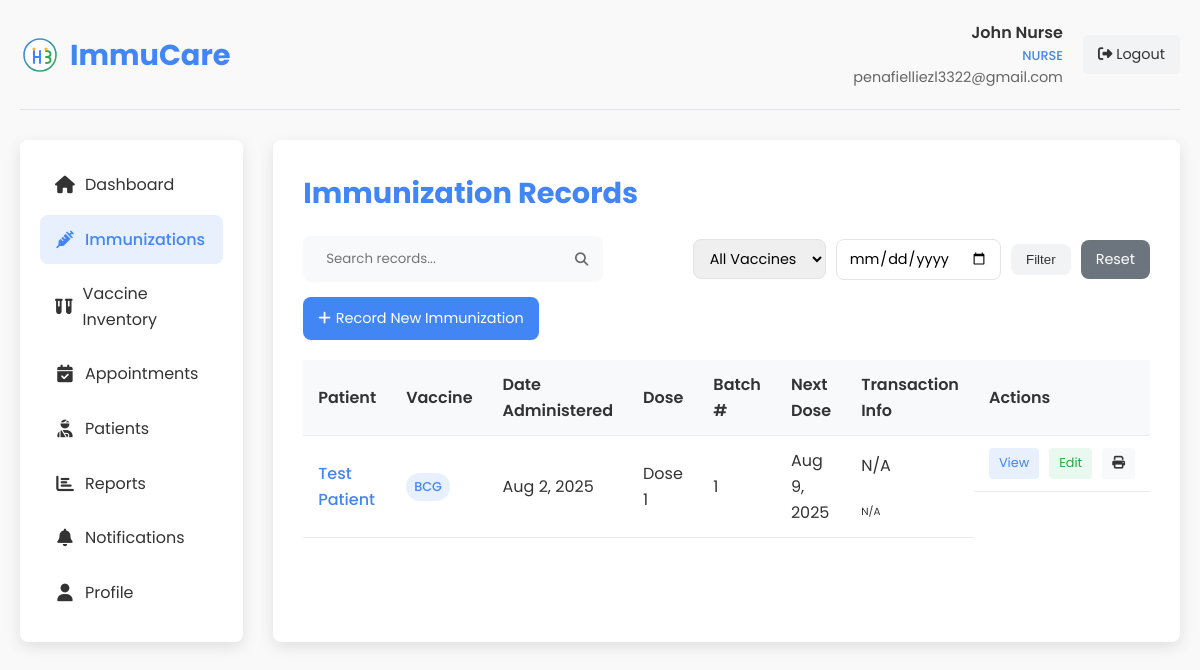
/nurse_immunizations.php (signed in), run on an earlier commit of the app's database.
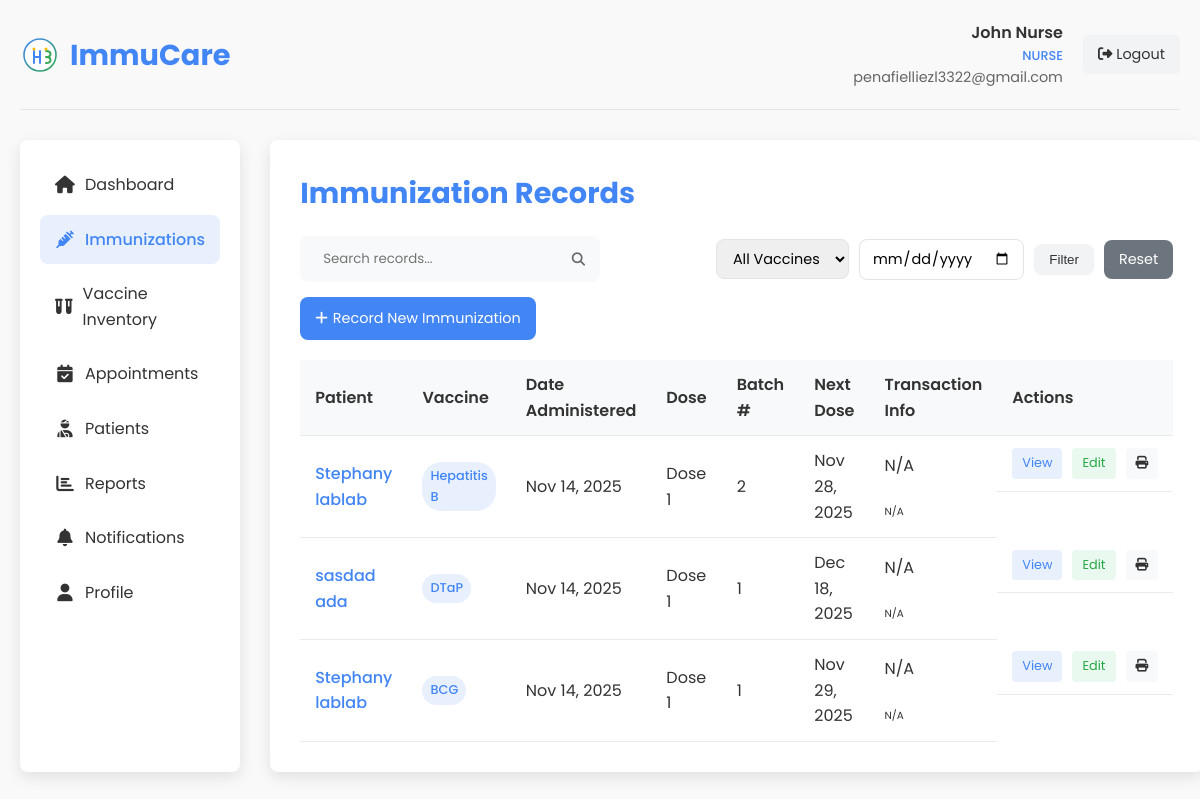
And on a later commit of the database.
### tables this page shows
CREATE TABLE `immunizations` (
  `id` int(11) NOT NULL,
  `patient_id` int(11) NOT NULL,
  `vaccine_id` int(11) NOT NULL,
  `administered_by` int(11) NOT NULL,
  `dose_number` int(11) DEFAULT 1,
  `batch_number` varchar(50) DEFAULT NULL,
  `expiration_date` date DEFAULT NULL,
  `administered_date` datetime NOT NULL,
  `next_dose_date` date DEFAULT NULL,
  `location` varchar(100) DEFAULT NULL,
  `diagnosis` text DEFAULT NULL,
  `transaction_id` varchar(100) DEFAULT NULL,
  `transaction_number` varchar(50) DEFAULT NULL,
  `created_at` datetime NOT NULL,
  `updated_at` timestamp NOT NULL DEFAULT current_timestamp() ON UPDATE current_timestamp()
);

CREATE TABLE `patients` (
  `id` int(11) NOT NULL,
  `user_id` int(11) DEFAULT NULL,
  `first_name` varchar(50) NOT NULL,
  `middle_name` varchar(50) DEFAULT NULL,
  `last_name` varchar(50) NOT NULL,
  `date_of_birth` date NOT NULL,
  `gender` enum('male','female','other') NOT NULL,
  `blood_type` varchar(10) DEFAULT NULL COMMENT 'Patient blood type (A+, A-, B+, B-, AB+, AB-, O+, O-)',
  `purok` text NOT NULL,
  `city` varchar(100) NOT NULL,
  `province` varchar(100) NOT NULL,
  `postal_code` varchar(20) DEFAULT NULL,
  `phone_number` varchar(20) DEFAULT NULL,
  `email` varchar(255) DEFAULT NULL,
  `medical_history` text DEFAULT NULL,
  `allergies` text DEFAULT NULL,
  `diagnosis` text DEFAULT NULL COMMENT 'Patient diagnosis information',
  `created_at` datetime NOT NULL,
  `updated_at` timestamp NOT NULL DEFAULT current_timestamp() ON UPDATE current_timestamp()
);

CREATE TABLE `vaccines` (
  `id` int(11) NOT NULL,
  `name` varchar(100) NOT NULL,
  `manufacturer` varchar(100) DEFAULT NULL,
  `description` text DEFAULT NULL,
  `recommended_age` varchar(100) DEFAULT NULL,
  `doses_required` int(11) DEFAULT 1,
  `days_between_doses` int(11) DEFAULT NULL,
  `is_active` tinyint(1) DEFAULT 1,
  `created_at` datetime NOT NULL,
  `updated_at` timestamp NOT NULL DEFAULT current_timestamp() ON UPDATE current_timestamp()
);

### transaction_helper.php (called while the page is built, shortened)
<?php
class TransactionHelper {
    public static function formatTransactionId($transaction_id) {
        if (empty($transaction_id)) {
            return 'N/A';
        }
        return $transaction_id;
    }
    public static function formatTransactionNumber($transaction_number) {
        if (empty($transaction_number)) {
            return 'N/A';
        }
        return $transaction_number;
    }
}
?>

### nurse_immunizations.php (the view, shortened to what the changed rows need)
<?php
require_once 'transaction_helper.php';
$user_id = $_SESSION['user_id'];
$conn = new mysqli(DB_HOST, DB_USER, DB_PASS, DB_NAME);
$search_condition = '';
$date_condition = '';
$vaccine_condition = '';
$page = isset($_GET['page']) ? (int)$_GET['page'] : 1;
$records_per_page = 10;
$offset = ($page - 1) * $records_per_page;
$stmt = $conn->prepare("SELECT i.*, p.first_name, p.last_name, v.name as vaccine_name, v.doses_required,
                        i.transaction_id, i.transaction_number
                        FROM immunizations i
                        JOIN patients p ON i.patient_id = p.id
                        JOIN vaccines v ON i.vaccine_id = v.id
                        WHERE i.administered_by = ? $search_condition $date_condition $vaccine_condition
                        ORDER BY i.administered_date DESC
                        LIMIT ?, ?");
$stmt->bind_param("iii", $user_id, $offset, $records_per_page);
$stmt->execute();
$immunizations = $stmt->get_result();
?>
<!DOCTYPE html>
<html lang="en">
<head>
    <link rel="stylesheet" href="styles.css">
    <link rel="stylesheet" href="https://cdnjs.cloudflare.com/ajax/libs/font-awesome/6.4.0/css/all.min.css">
</head>
<body>
    <div class="dashboard-container">
        <div class="dashboard-header">
            <div class="dashboard-logo">
                <h1>ImmuCare</h1>
            </div>
        </div>
        <div class="dashboard-content">
            <div class="main-content">
                <h2 class="page-title">Immunization Records</h2>
                <table class="immunization-table">
                    <thead>
                        <tr>
                            <th>Patient</th>
                            <th>Vaccine</th>
                            <th>Date Administered</th>
                            <th>Dose</th>
                            <th>Batch #</th>
                            <th>Next Dose</th>
                            <th>Transaction Info</th>
                            <th>Actions</th>
                        </tr>
                    </thead>
                    <tbody>
                        <?php if ($immunizations->num_rows > 0): ?>
                            <?php while ($immunization = $immunizations->fetch_assoc()): ?>
                                <tr>
                                    <td class="patient-name">
                                        <?php echo htmlspecialchars($immunization['first_name'] . ' ' . $immunization['last_name']); ?>
                                    </td>
                                    <td>
                                        <span class="vaccine-badge"><?php echo htmlspecialchars($immunization['vaccine_name']); ?></span>
                                    </td>
                                    <td>
                                        <?php echo date('M j, Y', strtotime($immunization['administered_date'])); ?>
                                    </td>
                                    <td>
                                        Dose <?php echo $immunization['dose_number']; ?>
                                    </td>
                                    <td>
                                        <?php echo htmlspecialchars($immunization['batch_number']); ?>
                                    </td>
                                    <td>
                                        <?php
                                        if ($immunization['next_dose_date']) {
                                            echo date('M j, Y', strtotime($immunization['next_dose_date']));
                                        } else {
                                            echo "N/A";
                                        }
                                        ?>
                                    </td>
                                    <td class="transaction-info">
                                        <div class="small">
                                            <div class="badge bg-primary mb-1"><?php echo TransactionHelper::formatTransactionNumber($immunization['transaction_number']); ?></div><br>
                                            <div class="text-muted" style="font-size: 0.65rem;"><?php echo TransactionHelper::formatTransactionId($immunization['transaction_id']); ?></div>
                                        </div>
                                    </td>
                                    <td class="action-buttons">
                                        <a href="#" class="view-btn" onclick="openViewModal(<?php echo $immunization['id']; ?>)">View</a>
                                        <a href="#" class="edit-btn" onclick="openEditModal(<?php echo $immunization['id']; ?>)">Edit</a>
                                        <a href="#" class="print-btn" onclick="openPrintModal(<?php echo $immunization['id']; ?>)" title="Print Certificate">
                                            <i class="fas fa-print"></i>
                                        </a>
                                    </td>
                                </tr>
                            <?php endwhile; ?>
                        <?php else: ?>
                            <tr>
                                <td colspan="9" style="text-align: center;">No immunization records found.</td>
                            </tr>
                        <?php endif; ?>
                    </tbody>
                </table>
            </div>
        </div>
    </div>
</body>
</html>

What changed in the data, as far as the page shows it:
removed immunizations: patient.last_name "Test Patient", vaccine.name "BCG", administered_date "Aug 2, 2025", dose_number "1", batch_number "1", next_dose_date "Aug 9, 2025", transaction_number "N/A", transaction "N/A"
added immunizations: patient.last_name "Stephany lablab", vaccine.name "Hepatitis B", administered_date "Nov 14, 2025", dose_number "1", batch_number "2", next_dose_date "Nov 28, 2025", transaction_number "N/A", transaction "N/A"
added immunizations: patient.last_name "sasdad ada", vaccine.name "DTaP", administered_date "Nov 14, 2025", dose_number "1", batch_number "1", next_dose_date "Dec 18, 2025", transaction_number "N/A", transaction "N/A"
added immunizations: patient.last_name "Stephany lablab", vaccine.name "BCG", administered_date "Nov 14, 2025", dose_number "1", batch_number "1", next_dose_date "Nov 29, 2025", transaction_number "N/A", transaction "N/A"
